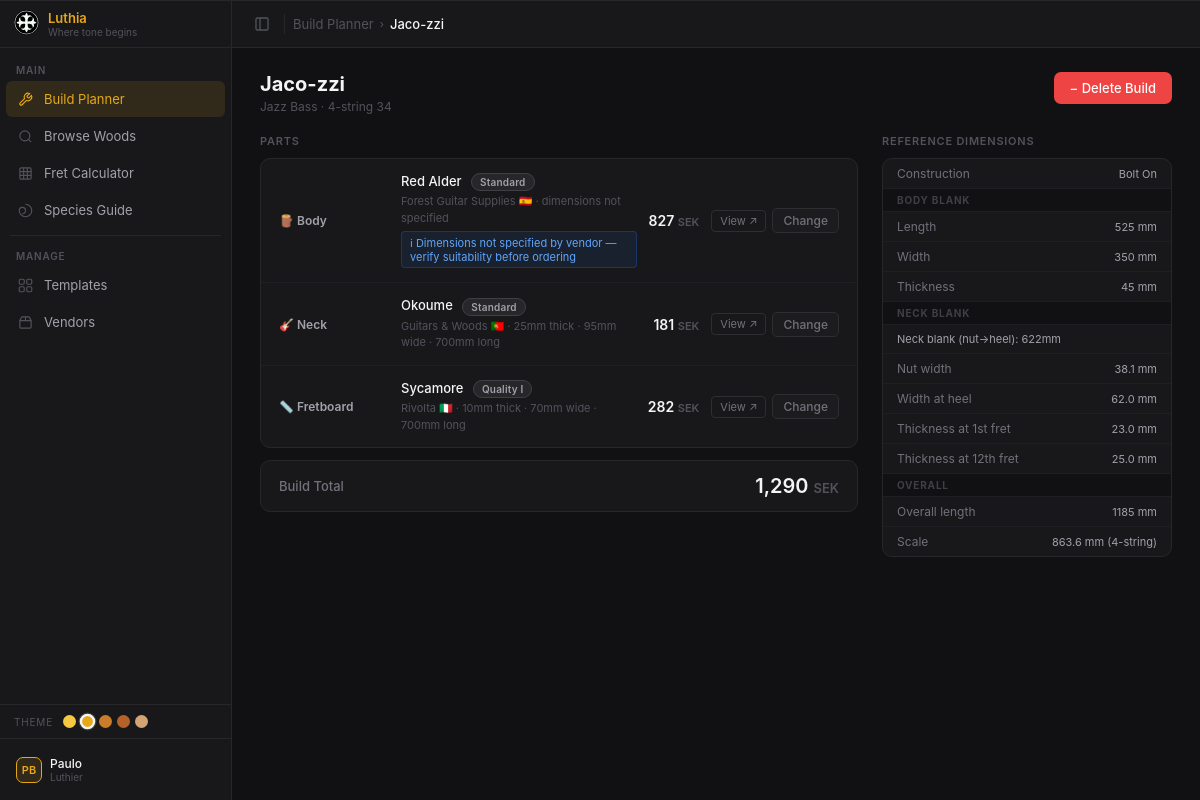
The page /builds/5 on the database its author committed.
### models.py (models this page shows, shortened)
class Build(db.Model):
    __tablename__ = 'builds'
    build_id    = db.Column(db.Integer, primary_key=True)
    name        = db.Column(db.String(150), nullable=False)
    template_id = db.Column(db.Integer, db.ForeignKey('instrument_templates.template_id'),
                             nullable=False)
    variant_id  = db.Column(db.Integer, db.ForeignKey('template_variants.variant_id'),
                             nullable=False)
    notes       = db.Column(db.Text)
    total_price = db.Column(db.Float)          # cached sum, recomputed on save
    created_at  = db.Column(db.DateTime, default=datetime.utcnow)
    updated_at  = db.Column(db.DateTime, default=datetime.utcnow, onupdate=datetime.utcnow)
    template = db.relationship('InstrumentTemplate', back_populates='builds')
    variant  = db.relationship('TemplateVariant',    back_populates='builds')
    parts    = db.relationship('BuildPart', back_populates='build',
                               cascade='all, delete-orphan')

class InstrumentTemplate(db.Model):
    __tablename__ = 'instrument_templates'
    template_id     = db.Column(db.Integer, primary_key=True)
    name            = db.Column(db.String(100), unique=True, nullable=False)
    instrument_type = db.Column(db.String(50), default='bass')  # 'bass', 'guitar' etc.
    notes           = db.Column(db.Text)
    created_at      = db.Column(db.DateTime, default=datetime.utcnow)
    variants = db.relationship('TemplateVariant', back_populates='template',
                               cascade='all, delete-orphan')
    builds   = db.relationship('Build', back_populates='template')

class TemplateVariant(db.Model):
    __tablename__ = 'template_variants'
    variant_id    = db.Column(db.Integer, primary_key=True)
    template_id   = db.Column(db.Integer, db.ForeignKey('instrument_templates.template_id'),
                               nullable=False)
    label         = db.Column(db.String(100), nullable=False)  # e.g. '4-string 34"'
    strings       = db.Column(db.Integer, nullable=False, default=4)
    scale_mm      = db.Column(db.Float, nullable=False, default=864.0)  # 34" = 863.6 mm
    body_length_mm    = db.Column(db.Float)
    body_width_mm     = db.Column(db.Float)
    body_thickness_mm = db.Column(db.Float)
    neck_length_mm        = db.Column(db.Float)  # bolt-on: nut to heel
    neck_length_thru_mm   = db.Column(db.Float)  # neck-through: nut to body tail
    neck_thickness_1f_mm  = db.Column(db.Float)  # thickness at 1st fret
    neck_thickness_12f_mm = db.Column(db.Float)  # thickness at 12th fret
    nut_width_mm          = db.Column(db.Float)
    neck_width_heel_mm    = db.Column(db.Float)  # width at heel / 24th fret end
    headstock_length_mm = db.Column(db.Float)
    headstock_width_mm  = db.Column(db.Float)
    overall_length_mm = db.Column(db.Float)
    construction = db.Column(db.String(20), default='bolt-on')  # 'bolt-on' or 'neck-through'
    has_top      = db.Column(db.Boolean, default=False)
    created_at = db.Column(db.DateTime, default=datetime.utcnow)
    template = db.relationship('InstrumentTemplate', back_populates='variants')
    builds   = db.relationship('Build', back_populates='variant')

class Grade(db.Model):
    __tablename__ = 'grades'
    grade_id = db.Column(db.Integer, primary_key=True)
    name = db.Column(db.String(20), unique=True, nullable=False)
    sort_order = db.Column(db.Integer)
    products = db.relationship('Product', back_populates='grade')

### app.py (the view, shortened to what this page needs)
@app.route('/builds/<int:build_id>')
def builds_detail(build_id):
    build = Build.query.get_or_404(build_id)
    variant = build.variant
    parts_html = ''
    total = 0.0
    role_icons = {'body': '🪵', 'neck': '🎸', 'fretboard': '📏', 'top': '✨'}
    for part in build.parts:
        role_label = part.role.capitalize()
        icon = role_icons.get(part.role, '•')
        if part.product_id and part.product:
            p = part.product
            species = p.species.commercial_name or p.species.scientific_name
            vendor  = p.vendor.name
            flag    = VENDOR_FLAGS.get(p.vendor.country, '')
            price   = p.price
            total  += price
            dims_parts = []
            if p.thickness_mm: dims_parts.append(f'{p.thickness_mm:.0f}mm thick')
            if p.width_mm:     dims_parts.append(f'{p.width_mm:.0f}mm wide')
            if p.length_mm:    dims_parts.append(f'{p.length_mm:.0f}mm long')
            dims_str = ' · '.join(dims_parts) if dims_parts else 'dimensions not specified'
            warn_html = ''
            if part.thickness_warning:
                warn_html = '<div class="part-warning">⚠ Combined body + top thickness exceeds 45mm — body may need planing</div>'
            if part.dims_unverified:
                warn_html += '<div class="part-notice">ℹ Dimensions not specified by vendor — verify suitability before ordering</div>'
            link_html = f'<a href="{p.product_url}" target="_blank" class="view-link" style="font-size:11px;">View ↗</a>' if p.product_url else ''
            grade_html = f'<span class="badge-grade">{p.grade.name}</span>' if p.grade else ''
            parts_html += f"""
<div class="part-row">
  <div class="part-role">{icon} {role_label}</div>
  <div class="part-detail">
    <div class="part-species">{species} {grade_html}</div>
    <div class="part-meta">{vendor} {flag} · {dims_str}</div>
    {warn_html}
  </div>
  <div class="part-price">{price:,.0f} <span style="color:#52525b;font-size:11px;">SEK</span></div>
  <div class="part-actions">
    {link_html}
    <button class="btn-sm" onclick="openPicker('{part.role}', {part.part_id})">Change</button>
  </div>
</div>"""
    ref = variant
    construction_label = ref.construction.replace('-', ' ').title()
    neck_len = ref.neck_length_thru_mm if ref.construction == 'neck-through' else ref.neck_length_mm
    neck_label = f"Neck-thru blank: {neck_len:.0f}mm" if ref.construction == 'neck-through' else f"Neck blank (nut→heel): {neck_len:.0f}mm"
    case_warn = ''
    if ref.overall_length_mm and ref.overall_length_mm > 1250:
        case_warn = ' <span style="color:#f59e0b;" title="Exceeds standard case length of 1250mm">⚠</span>'
    if ref.body_width_mm and ref.body_width_mm > 380:
        case_warn += ' <span style="color:#f59e0b;" title="Exceeds standard case width of 380mm">⚠</span>'
    return render_template('builds/detail.html',
        build=build,
        variant=variant,
        parts_html=parts_html,
        total_str=f'{total:,.0f}',
        ref=ref,
        construction_label=construction_label,
        neck_label=neck_label,
        case_warn=case_warn,
        active_nav='builds',
        breadcrumb=[('Build Planner', '/builds'), (build.name, None)],
        page_title=f'Luthia · Build · {build.name}',
    )

### templates/builds/detail.html (shortened to what this page needs)
{% extends 'base.html' %}
{% block extra_css %}
<link rel="stylesheet" href="/static/builds.css">
{% endblock %}
{% block content %}
<div class="builds-wrap build-detail-grid">
  <div>
    <div class="page-title-bar">
      <div>
        <div class="page-title">{{ build.name }}</div>
        <div class="page-title-sub">{{ build.template.name }} · {{ variant.label }}</div>
      </div>
    </div>
    <div class="section-label">Parts</div>
    <div class="parts-list">
      {{ parts_html | safe }}
    </div>
    <div class="total-bar">
      <span>Build Total</span>
      <span class="total-price">{{ total_str }} <span style="color:#52525b;font-size:13px;">SEK</span></span>
    </div>
  </div>
  <div>
    <div class="page-title-bar" style="justify-content:flex-end;">
      <button class="btn-delete-build" onclick="deleteBuild({{ build.build_id }})">&#8722; Delete Build</button>
    </div>
    <div class="section-label">Reference Dimensions</div>
    <div class="ref-panel">
      <div class="ref-row"><span>Construction</span><span>{{ construction_label }}</span></div>
      <div class="ref-row ref-section">Body Blank</div>
      <div class="ref-row"><span>Length</span><span>{{ "%.0f" % ref.body_length_mm }} mm</span></div>
      <div class="ref-row"><span>Width</span><span>{{ "%.0f" % ref.body_width_mm }} mm</span></div>
      <div class="ref-row"><span>Thickness</span><span>{{ "%.0f" % ref.body_thickness_mm }} mm</span></div>
      <div class="ref-row ref-section">Neck Blank</div>
      <div class="ref-row"><span>{{ neck_label }}</span></div>
      <div class="ref-row"><span>Nut width</span><span>{{ "%.1f" % ref.nut_width_mm }} mm</span></div>
      <div class="ref-row"><span>Width at heel</span><span>{{ "%.1f" % ref.neck_width_heel_mm }} mm</span></div>
      <div class="ref-row"><span>Thickness at 1st fret</span><span>{{ "%.1f" % ref.neck_thickness_1f_mm }} mm</span></div>
      <div class="ref-row"><span>Thickness at 12th fret</span><span>{{ "%.1f" % ref.neck_thickness_12f_mm }} mm</span></div>
      <div class="ref-row ref-section">Overall</div>
      <div class="ref-row"><span>Overall length</span><span>{{ "%.0f" % ref.overall_length_mm }} mm {{ case_warn | safe }}</span></div>
      <div class="ref-row"><span>Scale</span><span>{{ "%.1f" % ref.scale_mm }} mm ({{ ref.strings }}-string)</span></div>
    </div>
  </div>
</div>
{% endblock %}

### templates/base.html (shortened to what this page needs)
<!DOCTYPE html>
<html lang="en" data-sidebar="expanded">
<head>
  <link rel="stylesheet" href="/static/tonewood-dark.css">
  {% block extra_css %}{% endblock %}
</head>
<body>
<aside class="sidebar">
  <div class="sidebar-header">
    <span class="brand-icon"><img src="../static/luthia-logo.svg" width="25" height="25" alt="Luthia Logo"/></span>
    <div class="brand-text">
      <div class="brand-name">Luthia</div>
      <div class="brand-sub">Where tone begins</div>
    </div>
  </div>
  <div class="sidebar-content">
    <div class="nav-group">
      <div class="nav-group-label">Main</div>
      <a class="nav-item{% if active_nav == 'builds' %} nav-item--active{% endif %}"
         href="/builds" data-tooltip="Build Planner">
        <span class="nav-icon">
          <svg width="15" height="15" viewBox="0 0 24 24" fill="none" stroke="currentColor" stroke-width="1.8">
            <path d="M14.7 6.3a1 1 0 0 0 0 1.4l1.6 1.6a1 1 0 0 0 1.4 0l3.77-3.77a6 6 0 0 1-7.94 7.94l-6.91 6.91a2.12 2.12 0 0 1-3-3l6.91-6.91a6 6 0 0 1 7.94-7.94l-3.76 3.76z"/>
          </svg>
        </span>
        <span class="nav-label">Build Planner</span>
      </a>
      <a class="nav-item{% if active_nav == 'browse' %} nav-item--active{% endif %}"
         href="/browse" data-tooltip="Browse Woods">
        <span class="nav-icon">
          <svg width="15" height="15" viewBox="0 0 24 24" fill="none" stroke="currentColor" stroke-width="1.8">
            <circle cx="11" cy="11" r="8"/><path d="m21 21-4.35-4.35"/>
          </svg>
        </span>
        <span class="nav-label">Browse Woods</span>
      </a>
      <a class="nav-item{% if active_nav == 'fret' %} nav-item--active{% endif %}"
         href="#" data-tooltip="Fret Calculator">
        <span class="nav-icon">
          <svg width="15" height="15" viewBox="0 0 24 24" fill="none" stroke="currentColor" stroke-width="1.8">
            <rect width="18" height="18" x="3" y="3" rx="2"/>
            <path d="M3 9h18M3 15h18M9 3v18M15 3v18"/>
          </svg>
        </span>
        <span class="nav-label">Fret Calculator</span>
      </a>
      <a class="nav-item{% if active_nav == 'species' %} nav-item--active{% endif %}"
         href="#" data-tooltip="Species Guide">
        <span class="nav-icon">
          <svg width="15" height="15" viewBox="0 0 24 24" fill="none" stroke="currentColor" stroke-width="1.8">
            <path d="M12 2a10 10 0 0 1 10 10c0 5.52-4.48 10-10 10S2 17.52 2 12c0-2.76 2.24-5 5-5s5 2.24 5 5-2.24 5-5 5"/>
          </svg>
        </span>
        <span class="nav-label">Species Guide</span>
      </a>
    </div>
    <div class="nav-divider"></div>
    <div class="nav-group">
      <div class="nav-group-label">Manage</div>
      <a class="nav-item{% if active_nav == 'templates' %} nav-item--active{% endif %}"
         href="/templates" data-tooltip="Templates">
        <span class="nav-icon">
          <svg width="15" height="15" viewBox="0 0 24 24" fill="none" stroke="currentColor" stroke-width="1.8">
            <rect width="8" height="8" x="2" y="2" rx="2"/><rect width="8" height="8" x="14" y="2" rx="2"/>
            <rect width="8" height="8" x="14" y="14" rx="2"/><rect width="8" height="8" x="2" y="14" rx="2"/>
          </svg>
        </span>
        <span class="nav-label">Templates</span>
      </a>
      <a class="nav-item{% if active_nav == 'vendors' %} nav-item--active{% endif %}"
         href="#" data-tooltip="Vendors">
        <span class="nav-icon">
          <svg width="15" height="15" viewBox="0 0 24 24" fill="none" stroke="currentColor" stroke-width="1.8">
            <path d="M3 9h18v10a2 2 0 0 1-2 2H5a2 2 0 0 1-2-2V9Z"/>
            <path d="m3 9 2.45-4.9A2 2 0 0 1 7.24 3h9.52a2 2 0 0 1 1.8 1.1L21 9"/>
            <path d="M12 3v6"/>
          </svg>
        </span>
        <span class="nav-label">Vendors</span>
      </a>
    </div>
  </div>
  <div class="theme-switcher">
    <span class="theme-switcher-label">Theme</span>
    <div class="theme-swatches">
      <button class="theme-swatch" data-theme="beeswax" style="--swatch-color:#f5c842" title="Beeswax" aria-label="Beeswax theme"></button>
      <button class="theme-swatch" data-theme="amber"    style="--swatch-color:#e6a817" title="Amber"    aria-label="Amber theme"></button>
      <button class="theme-swatch" data-theme="maple"    style="--swatch-color:#c97c2a" title="Maple"    aria-label="Maple theme"></button>
      <button class="theme-swatch" data-theme="mahogany" style="--swatch-color:#b5622a" title="Mahogany" aria-label="Mahogany theme"></button>
      <button class="theme-swatch" data-theme="spruce"   style="--swatch-color:#d4a574" title="Spruce"   aria-label="Spruce theme"></button>
    </div>
  </div>
  <div class="sidebar-footer">
    <div class="sidebar-footer-inner">
      <div class="footer-avatar">PB</div>
      <div class="footer-info">
        <div class="footer-name">Paulo</div>
        <div class="footer-role">Luthier</div>
      </div>
    </div>
  </div>
</aside>
<div class="main-area">
  <header class="site-header">
    <button class="sidebar-trigger" id="sidebar-trigger" title="Toggle sidebar (Ctrl+B)">
      <svg width="16" height="16" viewBox="0 0 24 24" fill="none" stroke="currentColor" stroke-width="2">
        <rect width="18" height="18" x="3" y="3" rx="2"/><path d="M9 3v18"/>
      </svg>
    </button>
    <nav class="site-breadcrumb">
      {% for label, url in breadcrumb %}
        {% if not loop.last %}
          <span class="breadcrumb-item"><a href="{{ url }}">{{ label }}</a></span>
          <span class="breadcrumb-sep">›</span>
        {% else %}
          <span class="breadcrumb-current">{{ label }}</span>
        {% endif %}
      {% endfor %}
    </nav>
  </header>
  <div class="page-content">
    {% block content %}{% endblock %}
  </div>
</div>
</body>
</html>

### rows shown on the page
Build: name "Jaco-zzi"
InstrumentTemplate: template.name "Jazz Bass"
TemplateVariant: label "4-string 34", body_length_mm "525", body_width_mm "350", body_thickness_mm "45", nut_width_mm "38.1", neck_width_heel_mm "62.0", neck_thickness_1f_mm "23.0", neck_thickness_12f_mm "25.0", overall_length_mm "1185", scale_mm "863.6", strings "4"
Grade: name "🪵 Body Red Alder Standard Forest Guitar Supplies 🇪🇸 · dimensions not specified ℹ Dimensions not specified by vendor — verify suitability before ordering 827 SEK View ↗ Change 🎸 Neck Okoume Standard Guitars & Woods 🇵🇹 · 25mm thick · 95mm wide · 700mm long 181 SEK View ↗ Change 📏 Fretboard Sycamore Quality I Rivolta 🇮🇹 · 10mm thick · 70mm wide · 700mm long 282 SEK View ↗ Change"

### other values the page prints
{{ label }} "Build Planner"
{{ total_str }} "1,290"
{{ construction_label }} "Bolt On"
{{ neck_label }} "Neck blank (nut→heel): 622mm"
